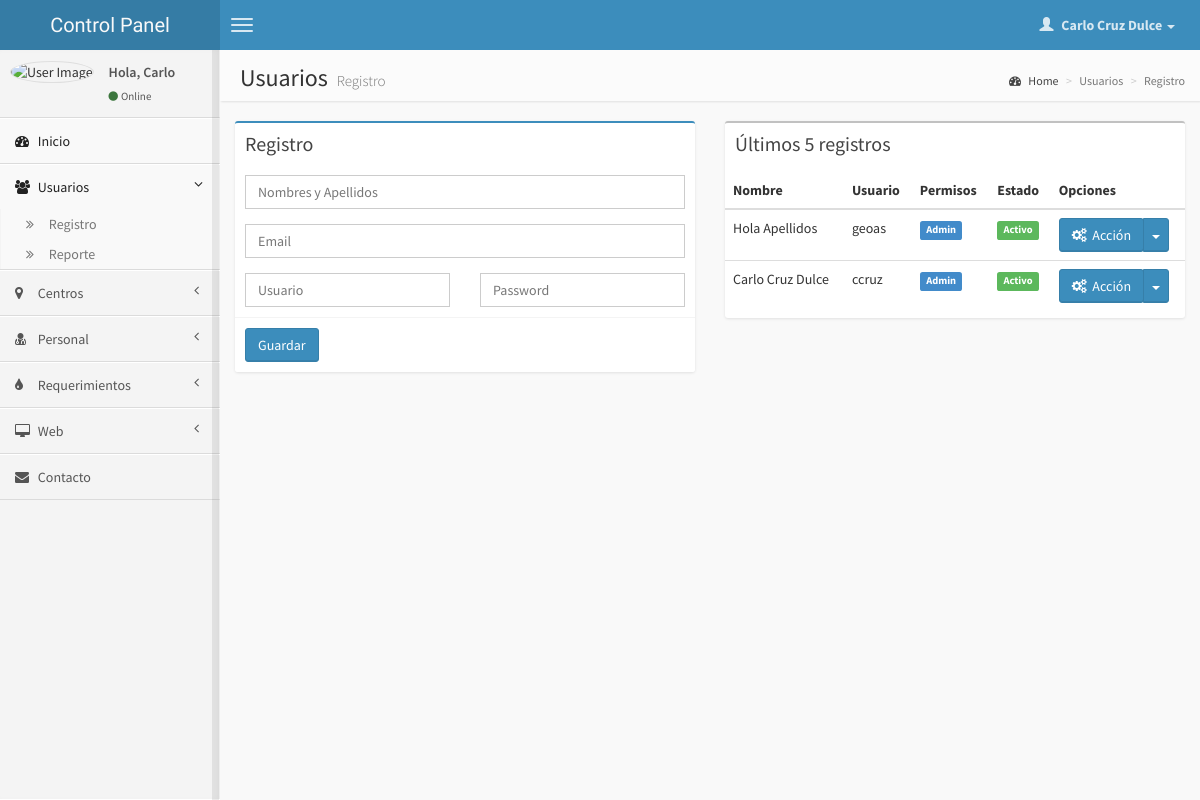
The page /cpanel/usuario_registro.php (signed in) on the database its author committed.
### tables this page shows
CREATE TABLE IF NOT EXISTS `usuarios` (
  `id` int(11) NOT NULL,
  `username` varchar(20) NOT NULL,
  `email` varchar(100) NOT NULL,
  `password` varchar(10) NOT NULL,
  `nombre` varchar(100) NOT NULL,
  `imagen` varchar(100) NOT NULL DEFAULT 'noimagen.jpg',
  `permisos` char(1) NOT NULL DEFAULT '1',
  `fecha` timestamp NOT NULL DEFAULT CURRENT_TIMESTAMP,
  `estado` char(1) NOT NULL DEFAULT '1'
);

### cpanel/usuario_registro.php (the view, shortened to what this page needs)
<?php
	$s_usuario=$_SESSION["username"];
	$s_nombre=$_SESSION["nombre"];
	$rsbuscar=mysql_query("select * from usuarios where username='$s_usuario'");
	$encontrado=mysql_fetch_array($rsbuscar);
	$foto=$encontrado["imagen"];
?>
<!DOCTYPE html>
<html>
    <head>
        <link href="css/bootstrap.min.css" rel="stylesheet" type="text/css" />
        <link href="css/font-awesome.min.css" rel="stylesheet" type="text/css" />
        <link href="css/ionicons.min.css" rel="stylesheet" type="text/css" />
        <link href="css/datatables/dataTables.bootstrap.css" rel="stylesheet" type="text/css" />
        <link href="css/AdminLTE.css" rel="stylesheet" type="text/css" />
    </head>
    <body class="skin-blue fixed">
        <header class="header">
            <a href="index.php" class="logo">
				Control Panel
            </a>
            <nav class="navbar navbar-static-top" role="navigation">
                <a href="#" class="navbar-btn sidebar-toggle" data-toggle="offcanvas" role="button">
                    <span class="icon-bar"></span>
                    <span class="icon-bar"></span>
                    <span class="icon-bar"></span>
                </a>
                <div class="navbar-right">
                    <ul class="nav navbar-nav">
                        <li class="dropdown user user-menu">
                            <a href="#" class="dropdown-toggle" data-toggle="dropdown">
                                <i class="glyphicon glyphicon-user"></i>
                                <span><?php echo $s_nombre ?> <i class="caret"></i></span>
                            </a>
                        </li>
                    </ul>
                </div>
            </nav>
        </header>
        <div class="wrapper row-offcanvas row-offcanvas-left">
            <aside class="left-side sidebar-offcanvas">
                <section class="sidebar">
                    <div class="user-panel">
                        <div class="pull-left image">
                            <img src="img/usuarios/<?php echo $foto ?>" class="img-circle" alt="User Image" />
                        </div>
                        <div class="pull-left info">
                            <p>Hola,
							<?php
							$nombre = explode(" ", $s_nombre);
							echo $nombre[0];
							?> </p>
                            <a href="#"><i class="fa fa-circle text-success"></i>Online</a>
                        </div>
                    </div>
                    <ul class="sidebar-menu">
                        <li class="active">
                            <a href="index.php">
                                <i class="fa fa-dashboard"></i> <span>Inicio</span>
                            </a>
                        </li>
                        <li class="treeview active">
                            <a href="#">
                                <i class="fa fa-users"></i>
                                <span>Usuarios</span>
                                <i class="fa fa-angle-left pull-right"></i>
                            </a>
                            <ul class="treeview-menu">
                                <li><a href="usuario_registro.php"><i class="fa fa-angle-double-right"></i> Registro</a></li>
                                <li><a href="usuario_reporte.php"><i class="fa fa-angle-double-right"></i> Reporte</a></li>
                            </ul>
                        </li>
                        <li class="treeview">
                            <a href="#">
                                <i class="fa fa-map-marker"></i>
                                <span>Centros</span>
                                <i class="fa fa-angle-left pull-right"></i>
                            </a>
                        </li>
						<li class="treeview">
                            <a href="#">
                                <i class="fa fa-user-md"></i>
                                <span>Personal</span>
                                <i class="fa fa-angle-left pull-right"></i>
                            </a>
                        </li>
						<li class="treeview">
                            <a href="#">
                                <i class="fa fa-tint"></i>
                                <span>Requerimientos</span>
                                <i class="fa fa-angle-left pull-right"></i>
                            </a>
                        </li>
						<li class="treeview">
                            <a href="#">
                                <i class="fa fa-desktop"></i>
                                <span>Web</span>
                                <i class="fa fa-angle-left pull-right"></i>
                            </a>
                        </li>
						<li>
                            <a href="contacto_reporte.php">
                                <i class="fa fa-envelope"></i> <span>Contacto</span>
                            </a>
                        </li>
                    </ul>
                </section>
            </aside>
            <aside class="right-side">
                <section class="content-header">
                    <h1>
                        Usuarios
                        <small>Registro</small>
                    </h1>
                    <ol class="breadcrumb">
                        <li><a href="index.php"><i class="fa fa-dashboard"></i> Home</a></li>
                        <li class="active">Usuarios</li>
                        <li class="active">Registro</li>
                    </ol>
                </section>
                <section class="content">
					<div class="row">
						<div class="col-md-6">
                            <div class="box box-primary">
                                <div class="box-header">
                                    <h3 class="box-title">Registro</h3>
                                </div>
                                <form action="usuario_registro_insertar.php" method="post">
                                    <div class="box-body">
                                        <div class="form-group">
                                            <input type="text" class="form-control" placeholder="Nombres y Apellidos" name="nombre" maxlength="100" required/>
                                        </div>
										<div class="form-group">
                                            <input type="email" class="form-control" placeholder="Email" name="email" maxlength="100" />
                                        </div>
										<div class="row">
											<div class="col-xs-6">
												<input type="text" class="form-control" placeholder="Usuario" name="usuario" id="usuario" maxlength="100" required/>
											</div>
											<div class="col-xs-6">
												<input type="text" class="form-control" placeholder="Password" name="password" maxlength="100" required/>
											</div>
										</div>
                                    </div>
                                    <div class="box-footer">
                                        <button type="submit" class="btn btn-primary">Guardar</button>
                                    </div>
                                </form>
                            </div>
						</div>
						<div class="col-md-6">
							<div class="box">
                                <div class="box-header">
                                    <h3 class="box-title">Últimos 5 registros</h3>
                                </div>
                                 <div class="box-body table-responsive no-padding">
                                    <table id="example1" class="table table-hover">
                                        <thead>
                                            <tr>
												<th>Nombre</th>
                                                <th>Usuario</th>
                                                <th>Permisos</th>
                                                <th>Estado</th>
                                                <th>Opciones</th>
                                            </tr>
                                        </thead>
                                        <tbody>
										<?php
											$query = "SELECT * FROM usuarios order by fecha desc limit 5";
											$rs = mysql_query($query);
											while($rsconsulta = mysql_fetch_array($rs)) {
										?>
                                            <tr>
												<td><?php echo $rsconsulta['nombre'] ?></td>
                                                <td><?php echo $rsconsulta['username'] ?></td>
												<td><?php if ($rsconsulta['permisos']=="1") { ?>
													<span class="label label-primary">Admin</span>
													<?php } else { ?>
													<span class="label label-info">Editor</span>
													<?php } ?>
												</td>
												<td><?php if ($rsconsulta['estado']=="1") { ?>
													<span class="label label-success">Activo</span>
													<?php } else { ?>
													<span class="label label-danger">Inactivo</span>
													<?php } ?>
												</td>
                                                <td>
													<div class="btn-group" align="right">
														<button type="button" class="btn btn-primary dropdown-toggle" data-toggle="dropdown""><i class="fa fa-gears"></i> &nbsp;Acción</button>
														<button type="button" class="btn btn-primary dropdown-toggle" data-toggle="dropdown">
															<span class="caret"></span>
														</button>
													</div>
												</td>
                                            </tr>
										<?php } ?>
                                        </tbody>
                                    </table>
                                </div>
                            </div>
                        </div>
					</div>
                </section>
            </aside>
		</div>
    </body>
	</html>

### rows shown on the page
usuarios: nombre "Hola Apellidos", username "geoas", permisos "Admin", estado "Activo"
usuarios: nombre "Carlo Cruz Dulce", username "ccruz", permisos "Admin", estado "Activo"

### other values the page prints
$s_nombre "Carlo Cruz Dulce"
$nombre[0] "Carlo"
